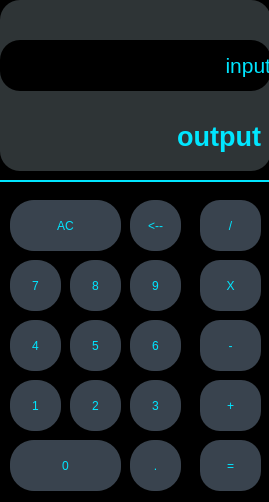
<?xml version="1.0" encoding="UTF-8"?>
<ui version="4.0">
 <class>Calculator</class>
 <widget class="QWidget" name="Calculator">
  <property name="geometry">
   <rect>
    <x>0</x>
    <y>0</y>
    <width>269</width>
    <height>502</height>
   </rect>
  </property>
  <property name="windowTitle">
   <string>Form</string>
  </property>
  <property name="styleSheet">
   <string notr="true">QWidget{
background-color: rgb(0, 0, 0);
border-radius: 20px;
}
</string>
  </property>
  <widget class="QLabel" name="display">
   <property name="geometry">
    <rect>
     <x>0</x>
     <y>0</y>
     <width>271</width>
     <height>171</height>
    </rect>
   </property>
   <property name="styleSheet">
    <string notr="true">QLabel{
background-color: rgb(46, 52, 54);
border-radius: 20px;
}</string>
   </property>
   <property name="text">
    <string>&lt;html&gt;&lt;head/&gt;&lt;body&gt;&lt;p&gt;&lt;br/&gt;&lt;/p&gt;&lt;/body&gt;&lt;/html&gt;</string>
   </property>
  </widget>
  <widget class="QPushButton" name="AC">
   <property name="geometry">
    <rect>
     <x>10</x>
     <y>200</y>
     <width>111</width>
     <height>51</height>
    </rect>
   </property>
   <property name="styleSheet">
    <string notr="true">QPushButton {
	background-color: rgb(57, 67, 78);
    border-radius: 24px;                   
    color: rgb(0, 230, 255);   }

QPushButton:hover {
    background: rgb(46, 52, 54);           /* Hover background color */
}</string>
   </property>
   <property name="text">
    <string>AC</string>
   </property>
  </widget>
  <widget class="QPushButton" name="but7">
   <property name="geometry">
    <rect>
     <x>10</x>
     <y>260</y>
     <width>51</width>
     <height>51</height>
    </rect>
   </property>
   <property name="styleSheet">
    <string notr="true">QPushButton {
    background-color: rgb(57, 67, 78);
    border-radius: 24px;                   
    color: rgb(0, 230, 255);   }

QPushButton:hover {
    background: rgb(46, 52, 54);           /* Hover background color */
}</string>
   </property>
   <property name="text">
    <string>7</string>
   </property>
  </widget>
  <widget class="QPushButton" name="but0">
   <property name="geometry">
    <rect>
     <x>10</x>
     <y>440</y>
     <width>111</width>
     <height>51</height>
    </rect>
   </property>
   <property name="styleSheet">
    <string notr="true">QPushButton {
    background-color: rgb(57, 67, 78);
    border-radius: 24px;                   
   color: rgb(0, 230, 255);    }

QPushButton:hover {
    background: rgb(46, 52, 54);           /* Hover background color */
}</string>
   </property>
   <property name="text">
    <string>0</string>
   </property>
  </widget>
  <widget class="QPushButton" name="but5">
   <property name="geometry">
    <rect>
     <x>70</x>
     <y>320</y>
     <width>51</width>
     <height>51</height>
    </rect>
   </property>
   <property name="styleSheet">
    <string notr="true">QPushButton {
    background-color: rgb(57, 67, 78);
    border-radius: 24px;                   
    color: rgb(0, 230, 255);    }

QPushButton:hover {
    background: rgb(46, 52, 54);           /* Hover background color */
}</string>
   </property>
   <property name="text">
    <string>5</string>
   </property>
  </widget>
  <widget class="QPushButton" name="but6">
   <property name="geometry">
    <rect>
     <x>130</x>
     <y>320</y>
     <width>51</width>
     <height>51</height>
    </rect>
   </property>
   <property name="styleSheet">
    <string notr="true">QPushButton {
    background-color: rgb(57, 67, 78);
    border-radius: 24px;                   
    color: rgb(0, 230, 255);    }

QPushButton:hover {
    background: rgb(46, 52, 54);           /* Hover background color */
}</string>
   </property>
   <property name="text">
    <string>6</string>
   </property>
  </widget>
  <widget class="QPushButton" name="but1">
   <property name="geometry">
    <rect>
     <x>10</x>
     <y>380</y>
     <width>51</width>
     <height>51</height>
    </rect>
   </property>
   <property name="styleSheet">
    <string notr="true">QPushButton {
    background-color: rgb(57, 67, 78);
    border-radius: 24px;                   
    color: rgb(0, 230, 255);  }

QPushButton:hover {
    background: rgb(46, 52, 54);           /* Hover background color */
}</string>
   </property>
   <property name="text">
    <string>1</string>
   </property>
  </widget>
  <widget class="QPushButton" name="but4">
   <property name="geometry">
    <rect>
     <x>10</x>
     <y>320</y>
     <width>51</width>
     <height>51</height>
    </rect>
   </property>
   <property name="styleSheet">
    <string notr="true">QPushButton {
    background-color: rgb(57, 67, 78);
    border-radius: 24px;                   
   color: rgb(0, 230, 255);    }

QPushButton:hover {
    background: rgb(46, 52, 54);           /* Hover background color */
}</string>
   </property>
   <property name="text">
    <string>4</string>
   </property>
  </widget>
  <widget class="QPushButton" name="but2">
   <property name="geometry">
    <rect>
     <x>70</x>
     <y>380</y>
     <width>51</width>
     <height>51</height>
    </rect>
   </property>
   <property name="styleSheet">
    <string notr="true">QPushButton {
    background-color: rgb(57, 67, 78);
    border-radius: 24px;                   
   color: rgb(0, 230, 255);     }

QPushButton:hover {
    background: rgb(46, 52, 54);           /* Hover background color */
}</string>
   </property>
   <property name="text">
    <string>2</string>
   </property>
  </widget>
  <widget class="QPushButton" name="but8">
   <property name="geometry">
    <rect>
     <x>70</x>
     <y>260</y>
     <width>51</width>
     <height>51</height>
    </rect>
   </property>
   <property name="styleSheet">
    <string notr="true">QPushButton {
    background-color: rgb(57, 67, 78);
    border-radius: 24px;                   
    color: rgb(0, 230, 255);  }

QPushButton:hover {
    background: rgb(46, 52, 54);           /* Hover background color */
}</string>
   </property>
   <property name="text">
    <string>8</string>
   </property>
  </widget>
  <widget class="QPushButton" name="but3">
   <property name="geometry">
    <rect>
     <x>130</x>
     <y>380</y>
     <width>51</width>
     <height>51</height>
    </rect>
   </property>
   <property name="styleSheet">
    <string notr="true">QPushButton {
    background-color: rgb(57, 67, 78);
    border-radius: 24px;                   
    color: rgb(0, 230, 255);    }

QPushButton:hover {
    background: rgb(46, 52, 54);           /* Hover background color */
}</string>
   </property>
   <property name="text">
    <string>3</string>
   </property>
  </widget>
  <widget class="QPushButton" name="but9">
   <property name="geometry">
    <rect>
     <x>130</x>
     <y>260</y>
     <width>51</width>
     <height>51</height>
    </rect>
   </property>
   <property name="styleSheet">
    <string notr="true">QPushButton {
    background-color: rgb(57, 67, 78);
    border-radius: 24px;                   
    color: rgb(0, 230, 255); }

QPushButton:hover {
    background: rgb(46, 52, 54);           /* Hover background color */
}</string>
   </property>
   <property name="text">
    <string>9</string>
   </property>
  </widget>
  <widget class="QPushButton" name="butdot">
   <property name="geometry">
    <rect>
     <x>130</x>
     <y>440</y>
     <width>51</width>
     <height>51</height>
    </rect>
   </property>
   <property name="styleSheet">
    <string notr="true">QPushButton {
    background-color: rgb(57, 67, 78);
    border-radius: 24px;                   
    color: rgb(0, 230, 255);   }

QPushButton:hover {
    background: rgb(46, 52, 54);           /* Hover background color */
}</string>
   </property>
   <property name="text">
    <string>.</string>
   </property>
  </widget>
  <widget class="QPushButton" name="percent">
   <property name="geometry">
    <rect>
     <x>130</x>
     <y>200</y>
     <width>51</width>
     <height>51</height>
    </rect>
   </property>
   <property name="styleSheet">
    <string notr="true">QPushButton {
    background-color: rgb(57, 67, 78);
    border-radius: 24px;                   
    color: rgb(0, 230, 255);   }

QPushButton:hover {
    background: rgb(46, 52, 54);           /* Hover background color */
}</string>
   </property>
   <property name="text">
    <string>&lt;--</string>
   </property>
  </widget>
  <widget class="QPushButton" name="divide">
   <property name="geometry">
    <rect>
     <x>200</x>
     <y>200</y>
     <width>61</width>
     <height>51</height>
    </rect>
   </property>
   <property name="styleSheet">
    <string notr="true">QPushButton {
    background-color: rgb(57, 67, 78);             
    color: rgb(0, 230, 255);   }

QPushButton:hover {
    background: rgb(46, 52, 54);  
}</string>
   </property>
   <property name="text">
    <string>/</string>
   </property>
  </widget>
  <widget class="QPushButton" name="multiply">
   <property name="geometry">
    <rect>
     <x>200</x>
     <y>260</y>
     <width>61</width>
     <height>51</height>
    </rect>
   </property>
   <property name="styleSheet">
    <string notr="true">QPushButton {
    background-color: rgb(57, 67, 78);            
    color: rgb(0, 230, 255);   }

QPushButton:hover {
    background: rgb(46, 52, 54);           /* Hover background color */
}</string>
   </property>
   <property name="text">
    <string>X</string>
   </property>
  </widget>
  <widget class="QPushButton" name="minus">
   <property name="geometry">
    <rect>
     <x>200</x>
     <y>320</y>
     <width>61</width>
     <height>51</height>
    </rect>
   </property>
   <property name="styleSheet">
    <string notr="true">QPushButton {
    background-color: rgb(57, 67, 78);                 
    color: rgb(0, 230, 255);   }

QPushButton:hover {
    background: rgb(46, 52, 54);           /* Hover background color */
}</string>
   </property>
   <property name="text">
    <string>-</string>
   </property>
  </widget>
  <widget class="QPushButton" name="plus">
   <property name="geometry">
    <rect>
     <x>200</x>
     <y>380</y>
     <width>61</width>
     <height>51</height>
    </rect>
   </property>
   <property name="styleSheet">
    <string notr="true">QPushButton {
    background-color: rgb(57, 67, 78);           
    color: rgb(0, 230, 255);   }

QPushButton:hover {
    background: rgb(46, 52, 54);           /* Hover background color */
}</string>
   </property>
   <property name="text">
    <string>+</string>
   </property>
  </widget>
  <widget class="QPushButton" name="equals">
   <property name="geometry">
    <rect>
     <x>200</x>
     <y>440</y>
     <width>61</width>
     <height>51</height>
    </rect>
   </property>
   <property name="styleSheet">
    <string notr="true">QPushButton {
    background-color: rgb(57, 67, 78);                
    color: rgb(0, 230, 255);   }

QPushButton:hover {
    background: rgb(46, 52, 54);           /* Hover background color */
}</string>
   </property>
   <property name="text">
    <string>=</string>
   </property>
  </widget>
  <widget class="QLabel" name="label">
   <property name="geometry">
    <rect>
     <x>0</x>
     <y>40</y>
     <width>271</width>
     <height>51</height>
    </rect>
   </property>
   <property name="styleSheet">
    <string notr="true"/>
   </property>
   <property name="text">
    <string>&lt;html&gt;&lt;head/&gt;&lt;body&gt;&lt;p align=&quot;right&quot;&gt;&lt;span style=&quot; font-size:16pt; color:#00e6ff;&quot;&gt;input&lt;/span&gt;&lt;/p&gt;&lt;/body&gt;&lt;/html&gt;</string>
   </property>
  </widget>
  <widget class="QLabel" name="output">
   <property name="geometry">
    <rect>
     <x>150</x>
     <y>116</y>
     <width>111</width>
     <height>41</height>
    </rect>
   </property>
   <property name="styleSheet">
    <string notr="true">background-color: rgb(46, 52, 54);</string>
   </property>
   <property name="text">
    <string>&lt;html&gt;&lt;head/&gt;&lt;body&gt;&lt;p align=&quot;right&quot;&gt;&lt;span style=&quot; font-size:20pt; font-weight:600; color:#00e6ff;&quot;&gt;output&lt;/span&gt;&lt;/p&gt;&lt;/body&gt;&lt;/html&gt;</string>
   </property>
  </widget>
  <widget class="Line" name="line">
   <property name="geometry">
    <rect>
     <x>0</x>
     <y>180</y>
     <width>271</width>
     <height>2</height>
    </rect>
   </property>
   <property name="styleSheet">
    <string notr="true">background-color:rgb(0, 230, 255);</string>
   </property>
   <property name="orientation">
    <enum>Qt::Horizontal</enum>
   </property>
  </widget>
 </widget>
 <resources/>
 <connections/>
</ui>
